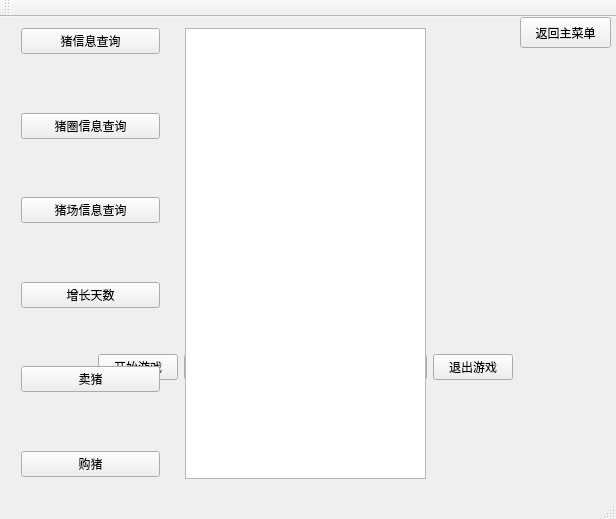
<?xml version="1.0" encoding="UTF-8"?>
<ui version="4.0">
 <class>MainWindow</class>
 <widget class="QMainWindow" name="MainWindow">
  <property name="geometry">
   <rect>
    <x>0</x>
    <y>0</y>
    <width>616</width>
    <height>519</height>
   </rect>
  </property>
  <property name="windowTitle">
   <string>MainWindow</string>
  </property>
  <widget class="QWidget" name="centralWidget">
   <widget class="QWidget" name="widget" native="true">
    <property name="geometry">
     <rect>
      <x>10</x>
      <y>100</y>
      <width>591</width>
      <height>111</height>
     </rect>
    </property>
    <layout class="QHBoxLayout" name="horizontalLayout_2">
     <item>
      <spacer name="horizontalSpacer_4">
       <property name="orientation">
        <enum>Qt::Horizontal</enum>
       </property>
       <property name="sizeHint" stdset="0">
        <size>
         <width>244</width>
         <height>20</height>
        </size>
       </property>
      </spacer>
     </item>
     <item>
      <widget class="QLabel" name="biaoti">
       <property name="text">
        <string>欢乐猪场</string>
       </property>
      </widget>
     </item>
     <item>
      <spacer name="horizontalSpacer_5">
       <property name="orientation">
        <enum>Qt::Horizontal</enum>
       </property>
       <property name="sizeHint" stdset="0">
        <size>
         <width>245</width>
         <height>20</height>
        </size>
       </property>
      </spacer>
     </item>
    </layout>
   </widget>
   <widget class="QWidget" name="widget_2" native="true">
    <property name="geometry">
     <rect>
      <x>10</x>
      <y>320</y>
      <width>591</width>
      <height>61</height>
     </rect>
    </property>
    <layout class="QHBoxLayout" name="horizontalLayout">
     <item>
      <spacer name="horizontalSpacer">
       <property name="orientation">
        <enum>Qt::Horizontal</enum>
       </property>
       <property name="sizeHint" stdset="0">
        <size>
         <width>119</width>
         <height>20</height>
        </size>
       </property>
      </spacer>
     </item>
     <item>
      <widget class="QPushButton" name="kaishi">
       <property name="text">
        <string>开始游戏</string>
       </property>
      </widget>
     </item>
     <item>
      <widget class="QPushButton" name="load">
       <property name="text">
        <string>加载游戏</string>
       </property>
      </widget>
     </item>
     <item>
      <spacer name="horizontalSpacer_2">
       <property name="orientation">
        <enum>Qt::Horizontal</enum>
       </property>
       <property name="sizeHint" stdset="0">
        <size>
         <width>118</width>
         <height>20</height>
        </size>
       </property>
      </spacer>
     </item>
     <item>
      <widget class="QPushButton" name="store">
       <property name="text">
        <string>储存游戏</string>
       </property>
      </widget>
     </item>
     <item>
      <widget class="QPushButton" name="tuichu">
       <property name="text">
        <string>退出游戏</string>
       </property>
      </widget>
     </item>
     <item>
      <spacer name="horizontalSpacer_3">
       <property name="orientation">
        <enum>Qt::Horizontal</enum>
       </property>
       <property name="sizeHint" stdset="0">
        <size>
         <width>119</width>
         <height>20</height>
        </size>
       </property>
      </spacer>
     </item>
    </layout>
   </widget>
   <widget class="QWidget" name="widget_3" native="true">
    <property name="geometry">
     <rect>
      <x>10</x>
      <y>0</y>
      <width>161</width>
      <height>471</height>
     </rect>
    </property>
    <layout class="QVBoxLayout" name="verticalLayout">
     <item>
      <widget class="QPushButton" name="pig">
       <property name="text">
        <string>猪信息查询</string>
       </property>
      </widget>
     </item>
     <item>
      <spacer name="verticalSpacer_3">
       <property name="orientation">
        <enum>Qt::Vertical</enum>
       </property>
       <property name="sizeHint" stdset="0">
        <size>
         <width>20</width>
         <height>50</height>
        </size>
       </property>
      </spacer>
     </item>
     <item>
      <widget class="QPushButton" name="pigsty">
       <property name="text">
        <string>猪圈信息查询</string>
       </property>
      </widget>
     </item>
     <item>
      <spacer name="verticalSpacer_4">
       <property name="orientation">
        <enum>Qt::Vertical</enum>
       </property>
       <property name="sizeHint" stdset="0">
        <size>
         <width>20</width>
         <height>51</height>
        </size>
       </property>
      </spacer>
     </item>
     <item>
      <widget class="QPushButton" name="pigchang">
       <property name="text">
        <string>猪场信息查询</string>
       </property>
      </widget>
     </item>
     <item>
      <spacer name="verticalSpacer_5">
       <property name="orientation">
        <enum>Qt::Vertical</enum>
       </property>
       <property name="sizeHint" stdset="0">
        <size>
         <width>20</width>
         <height>40</height>
        </size>
       </property>
      </spacer>
     </item>
     <item>
      <widget class="QPushButton" name="growday">
       <property name="text">
        <string>增长天数</string>
       </property>
      </widget>
     </item>
     <item>
      <spacer name="verticalSpacer">
       <property name="orientation">
        <enum>Qt::Vertical</enum>
       </property>
       <property name="sizeHint" stdset="0">
        <size>
         <width>20</width>
         <height>50</height>
        </size>
       </property>
      </spacer>
     </item>
     <item>
      <widget class="QPushButton" name="sellpig">
       <property name="text">
        <string>卖猪</string>
       </property>
      </widget>
     </item>
     <item>
      <spacer name="verticalSpacer_2">
       <property name="orientation">
        <enum>Qt::Vertical</enum>
       </property>
       <property name="sizeHint" stdset="0">
        <size>
         <width>20</width>
         <height>50</height>
        </size>
       </property>
      </spacer>
     </item>
     <item>
      <widget class="QPushButton" name="buypig">
       <property name="text">
        <string>购猪</string>
       </property>
      </widget>
     </item>
    </layout>
   </widget>
   <widget class="QPushButton" name="fanhui">
    <property name="geometry">
     <rect>
      <x>520</x>
      <y>0</y>
      <width>91</width>
      <height>31</height>
     </rect>
    </property>
    <property name="text">
     <string>返回主菜单</string>
    </property>
   </widget>
   <widget class="QTextBrowser" name="textout">
    <property name="geometry">
     <rect>
      <x>185</x>
      <y>11</y>
      <width>241</width>
      <height>451</height>
     </rect>
    </property>
   </widget>
   <widget class="QWidget" name="widget_4" native="true">
    <property name="geometry">
     <rect>
      <x>459</x>
      <y>109</y>
      <width>121</width>
      <height>251</height>
     </rect>
    </property>
   </widget>
  </widget>
  <widget class="QMenuBar" name="menuBar">
   <property name="geometry">
    <rect>
     <x>0</x>
     <y>0</y>
     <width>616</width>
     <height>26</height>
    </rect>
   </property>
  </widget>
  <widget class="QToolBar" name="mainToolBar">
   <attribute name="toolBarArea">
    <enum>TopToolBarArea</enum>
   </attribute>
   <attribute name="toolBarBreak">
    <bool>false</bool>
   </attribute>
  </widget>
  <widget class="QStatusBar" name="statusBar"/>
 </widget>
 <layoutdefault spacing="6" margin="11"/>
 <resources/>
 <connections/>
</ui>
